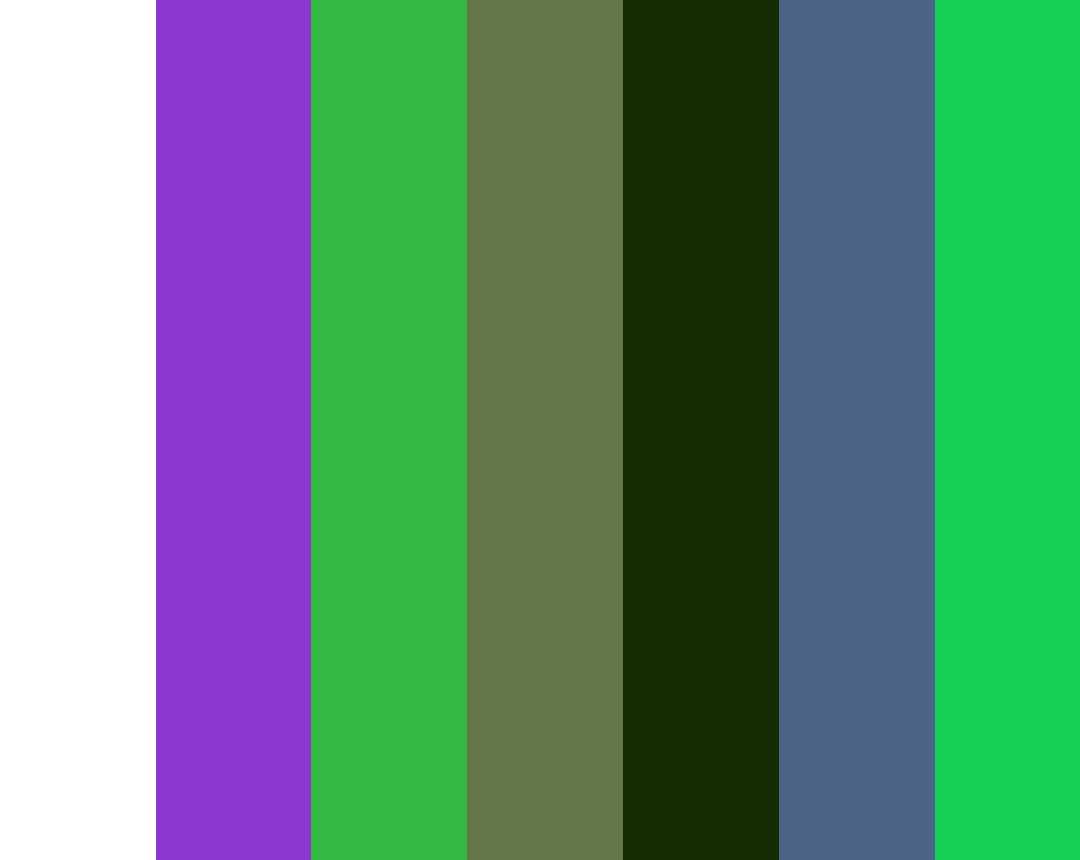
Frame 1 (no input)
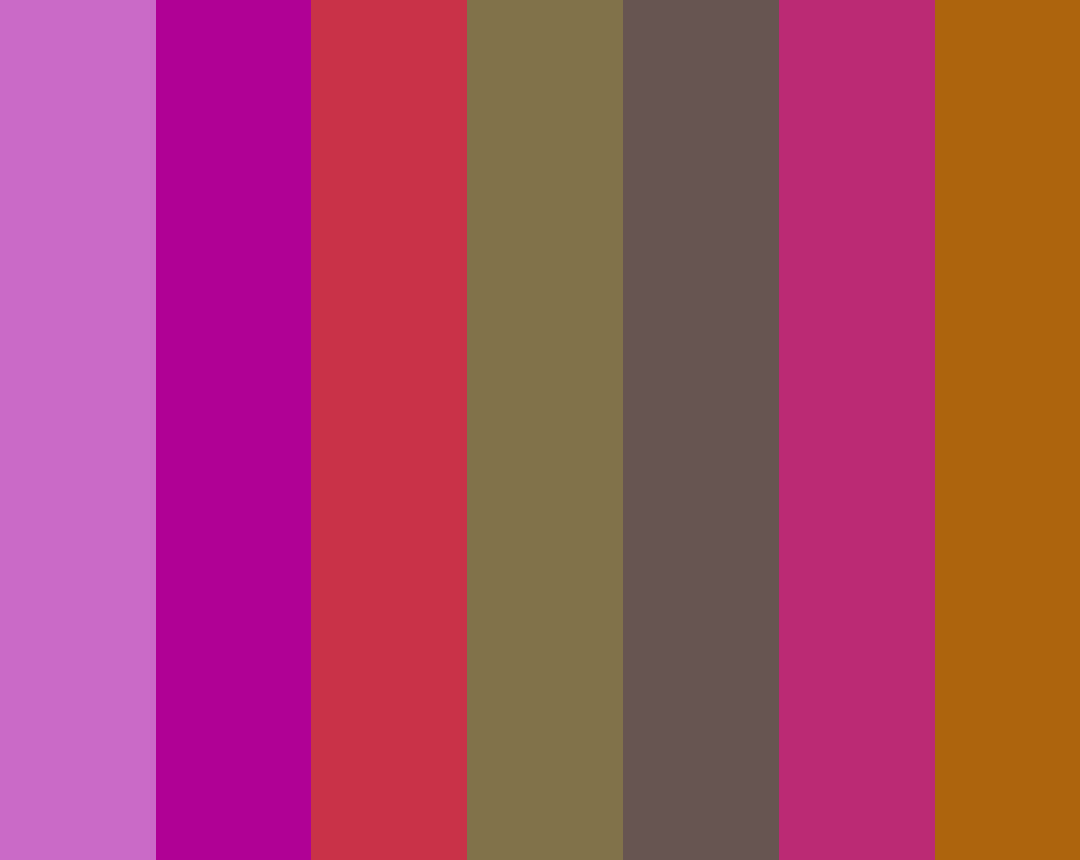
Frame 60 (the mouse pressed at the canvas centre just before this capture)
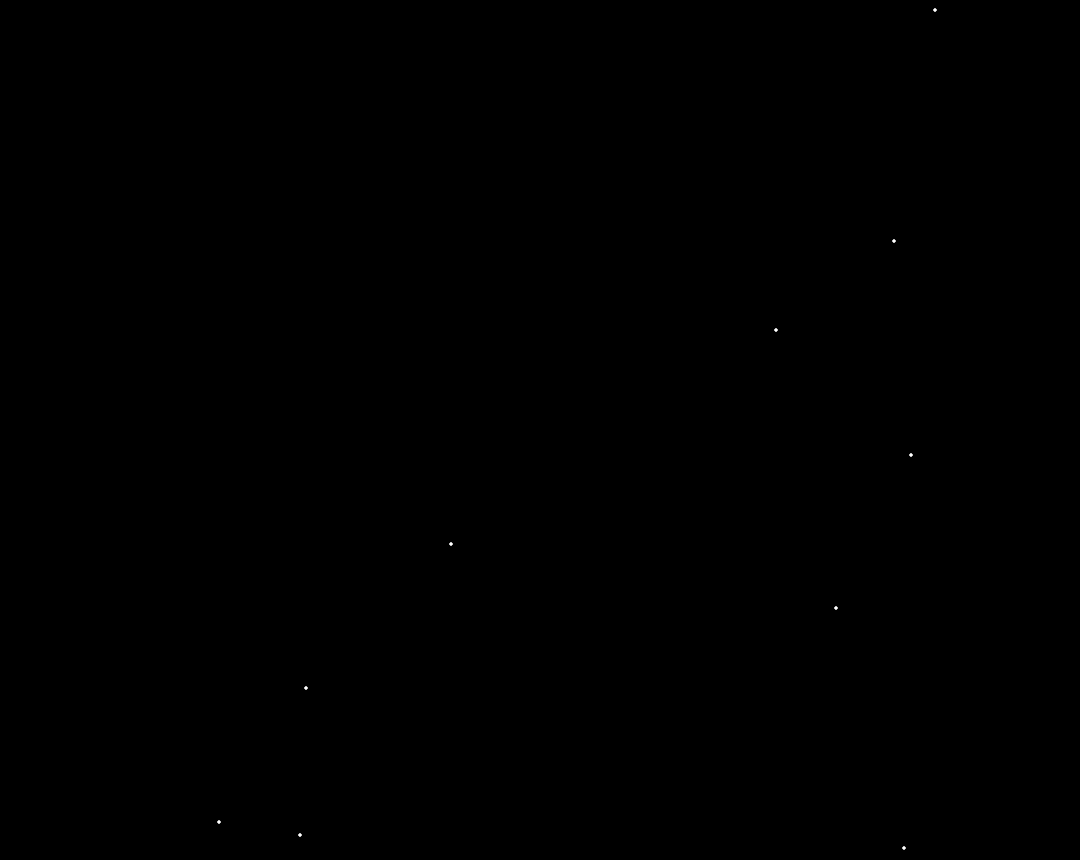
Frame 120 (the mouse held since frame 60 and released just before this capture)

The Processing sketch that drew these frames (run headless with seeded random() and noise(); from frame 60 on, the mouse is pressed at the canvas centre):

// Processing sketch: Day_7_sketch1
// ── Day_7_sketch1.pde
int[] bar = {
  0,156,311,467,623,779,935
 };
int[] circleX = new int[10];
int[] circleY = new int[10];
PFont font;

void setup(){
  size(1080, 860);
}

void draw(){
  background(0);
  noStroke();
  for (int i = 0; i < 7; i++){
    rect(bar[i], 0, 156, 860);
    fill(random(0,218),random(0,218),random(0,218));
  }
  
  
  if (mousePressed) { 
      background(0);
      {for (int i = 0; i < circleX.length; i++) {
        circleX[i] = int(random(0, width));    
        circleY[i] = int(random(0, height));
      }  
    for (int i = 0; i <circleX.length; i ++){
      float red = map(i, 0, 900, 0, 255);
      float green = map(i, 0, circleX.length, 0, 255);
      float blue = map(i, 0, circleX.length, 0, 255);
      fill(255);
      ellipse(circleX[i], circleY[i], 3, 3);
    }
      for (int i = 0; i <circleX.length; i ++){
      float red = map(i, 0, 900, 0, 255);
      float green = map(i, 0, circleX.length, 0, 255);
      float blue = map(i, 0, circleX.length, 0, 255);
      fill(255);
      ellipse(circleX[i], circleY[i], 3, 3);
    }
    for (int i = 0; i <circleX.length; i ++){
      float red = map(i, 0, 900, 0, 255);
      float green = map(i, 0, circleX.length, 0, 255);
      float blue = map(i, 0, circleX.length, 0, 255);
      fill(255);
      ellipse(circleX[i], circleY[i], 3, 3);
        }
      }
    }
  }
